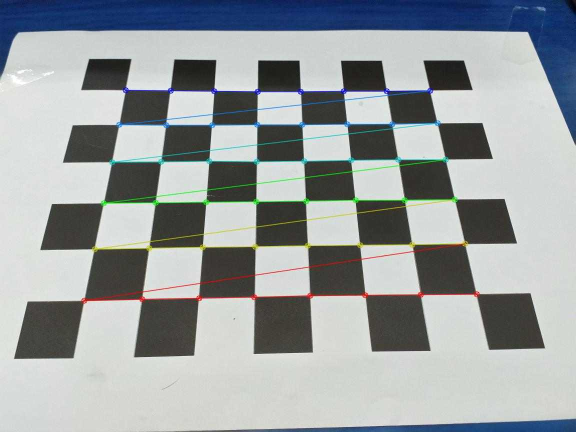
#> input picture Calibration/1.jpg, 1152 x 864 px, given in place of the camera (shown at 1/2 size)
$ python stereo.py   (older library calls are emulated)
#> lines starting #> are read from the running program, lines starting #| are printed output that depends on the picture
### stereo/stereoconfig.py
import numpy as np

# 双目相机参数
class stereoCamera(object):
    def __init__(self):
        # 左相机内参
        self.cam_matrix_left = np.array([[648.4796, 0.,     488.3924],
                                        [0.,    648.6570,   313.2836],
                                        [0.,    0.,         1.]])
        # 右相机内参
        self.cam_matrix_right =  np.array([[652.9726,   0.,         464.2637],
                                            [0.,        653.0288,   297.3112],
                                            [0.,        0.,         1.]])

        # 左右相机畸变系数:[k1, k2, p1, p2, k3]
        # [0.0399 0.0671 2.3760e-04 0.0051 -0.6079
        #
        #  0.0081 0.0725  2.7426e-05 0.0052 -0.1545

        self.distortion_l = np.array([[0.0399, 0.0671, 2.3760e-04, 0.0051, -0.6079]])
        self.distortion_r = np.array([[0.0081, 0.0725, 2.7426e-05, 0.0052, -0.1545]])

        # 旋转矩阵
        self.R = np.array([[    1,      0.0073,     0.0042],
                            [   -0.0072,    1,      -0.0060],
                            [   -0.0042,    0.0059,     1]])

        # 平移矩阵
        self.T = np.array([[-136.3173], [-0.5544], [-1.9182]])

        # 焦距
        self.focal_length = 650.8429000000001  # 默认值，一般取立体校正后的重投影矩阵Q中的 Q[2,3]

        # 基线距离
        self.baseline = 136.3173  # 单位：mm， 为平移向量的第一个参数（取绝对值）

### stereo/stereo.py
import cv2
import numpy as np
import time
import stereoconfig
# import pcl
# import pcl.pcl_visualization


# 预处理
# [17 lines left out: functions preprocess, undistortion, not called in this run]


# 获取畸变校正和立体校正的映射变换矩阵、重投影矩阵
# @param：config是一个类，存储着双目标定的参数:config = stereoconfig.stereoCamera()
def getRectifyTransform(height, width, config):
    # 读取内参和外参
    left_K = config.cam_matrix_left
    right_K = config.cam_matrix_right
    left_distortion = config.distortion_l
    right_distortion = config.distortion_r
    R = config.R
    T = config.T

    # 计算校正变换
    height = int(height)
    width = int(width)
    R1, R2, P1, P2, Q, roi1, roi2 = cv2.stereoRectify(left_K, left_distortion, right_K, right_distortion,
                                                      (width, height), R, T, alpha=0)

    map1x, map1y = cv2.initUndistortRectifyMap(left_K, left_distortion, R1, P1, (width, height), cv2.CV_32FC1)
    map2x, map2y = cv2.initUndistortRectifyMap(right_K, right_distortion, R2, P2, (width, height), cv2.CV_32FC1)

    return map1x, map1y, map2x, map2y, Q


# 畸变校正和立体校正
def rectifyImage(image1, image2, map1x, map1y, map2x, map2y):
    rectifyed_img1 = cv2.remap(image1, map1x, map1y, cv2.INTER_AREA)
    rectifyed_img2 = cv2.remap(image2, map2x, map2y, cv2.INTER_AREA)

    return rectifyed_img1, rectifyed_img2


# 立体校正检验----画线
def draw_line(image1, image2):
    # 建立输出图像
    height = max(image1.shape[0], image2.shape[0])
    width = image1.shape[1] + image2.shape[1]

    output = np.zeros((height, width, 3), dtype=np.uint8)
    output[0:image1.shape[0], 0:image1.shape[1]] = image1
    output[0:image2.shape[0], image1.shape[1]:] = image2

    for k in range(15):
        cv2.line(output, (0, 50 * (k + 1)), (2 * width, 50 * (k + 1)), (0, 255, 0), thickness=2,
                 lineType=cv2.LINE_AA)  # 直线间隔：100

    return output


# 视差计算
def disparity_SGBM(left_image, right_image, down_scale=False):
    # SGBM匹配参数设置
    if left_image.ndim == 2:
        img_channels = 1
    else:
        img_channels = 3
    blockSize = 3
    param = {'minDisparity': 0,
             'numDisparities': 128,
             'blockSize': blockSize,
             'P1': 8 * img_channels * blockSize ** 2,
             'P2': 32 * img_channels * blockSize ** 2,
             'disp12MaxDiff': 1,
             'preFilterCap': 63,
             'uniquenessRatio': 15,
             'speckleWindowSize': 400,
             'speckleRange': 2,
             'mode': cv2.STEREO_SGBM_MODE_SGBM_3WAY
             }

    # 构建SGBM对象
    sgbm = cv2.StereoSGBM_create(**param)
    # 计算视差图
    if down_scale == False:
        disparity_left = sgbm.compute(left_image, right_image)
        disparity_right = sgbm.compute(right_image, left_image)
    else:
        left_image_down = cv2.pyrDown(left_image)
        right_image_down = cv2.pyrDown(right_image)
        disparity_left = sgbm.compute(left_image_down, right_image_down)
        disparity_right = sgbm.compute(right_image_down, left_image_down)

    return disparity_left


# 将h×w×3数组转换为N×3的数组
# [52 lines left out: functions hw3ToN3, DepthColor2Cloud, select, not called in this run]


# [13 lines of commented-out code are left out]


if __name__ == '__main__':
    ix, iy = -1, -1
    cv2.namedWindow("camera")
    cv2.namedWindow("depth")
    cv2.setMouseCallback("depth",select)

    cap = cv2.VideoCapture(0)
    cap.set(3, 1600)
    cap.set(4, 600)  # 打开并设置摄像头

    height = 600
    width = 800
    # 读取相机内参和外参
    config = stereoconfig.stereoCamera()
    # 立体校正
    map1x, map1y, map2x, map2y, Q = getRectifyTransform(height, width, config)

    while True:
        ret, frame = cap.read()
#> frame is the input picture: shape (864, 1152, 3); mean B, G, R 160.4, 158.7, 153.2
        frame1 = frame[0:600, 0:800]
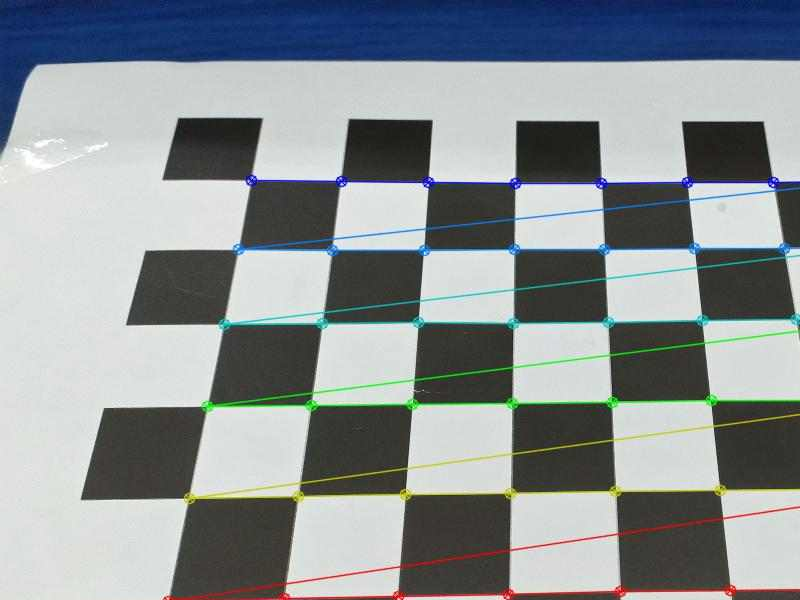
#> frame1: shape (600, 800, 3); mean B, G, R 149, 146.3, 139.8
        frame2 = frame[0:600, 800:1600]  # 割开双目图像
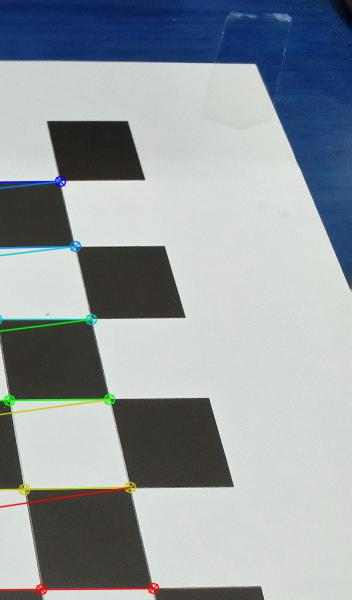
#> frame2: shape (600, 352, 3); mean B, G, R 160.9, 155.1, 148
        iml_rectified, imr_rectified = rectifyImage(frame1, frame2, map1x, map1y, map2x, map2y)
        line = draw_line(iml_rectified, imr_rectified)
#> after the loop in draw_line, `for k in range(15):`:
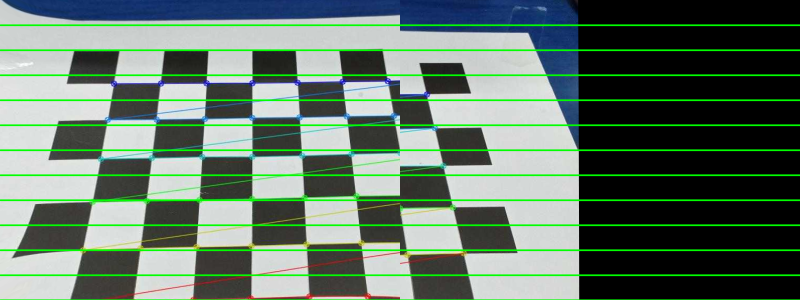
#> output: shape (600, 1600, 3) (shown at 1/2 size); mean B, G, R 103.3, 118.3, 97.5
        cv2.imshow("camera", line)
        imgL = cv2.cvtColor(iml_rectified, cv2.COLOR_BGR2GRAY)
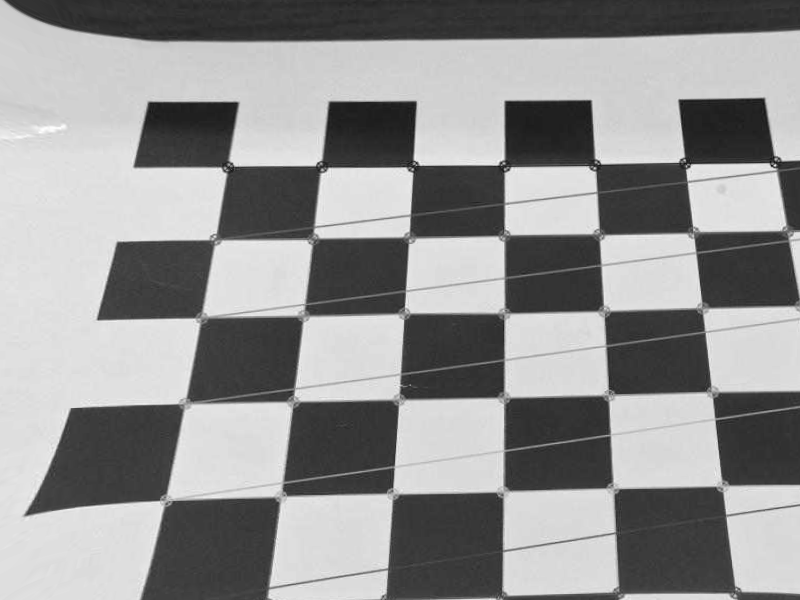
#> imgL: shape (600, 800); min 18, max 254, mean 147.2
        imgR = cv2.cvtColor(imr_rectified, cv2.COLOR_BGR2GRAY)
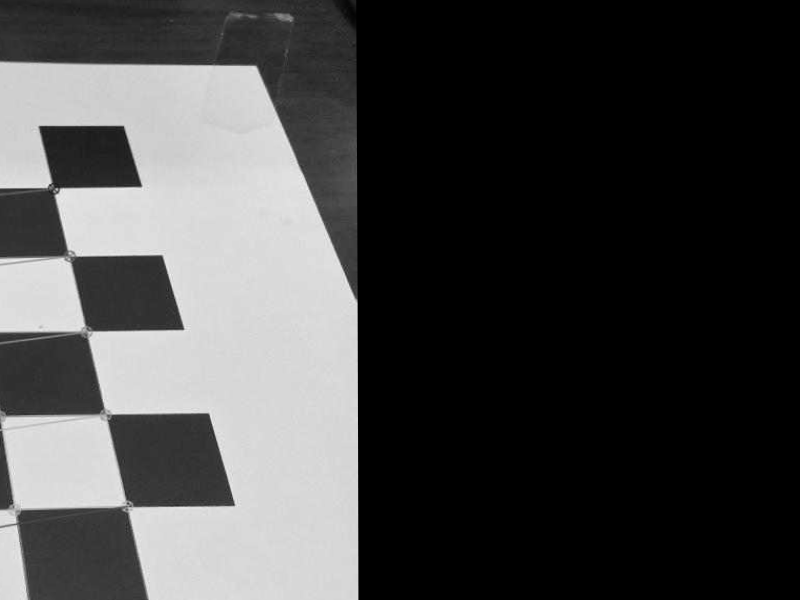
#> imgR: shape (600, 800); min 0, max 245, mean 68.8
        # 立体匹配
        disp = disparity_SGBM(iml_rectified, imr_rectified)  # 这里传入的是未经立体校正的图像，因为我们使用的middleburry图片已经是校正过的了
        dispnorm = disp
        disp[disp < 0] = 0
        dispnorm = cv2.normalize(disp, dispnorm, alpha=0, beta=255, norm_type=cv2.NORM_MINMAX, dtype=cv2.CV_8U)
        disp = np.divide(disp.astype(np.float32), 16.)  # 除以16得到真实视差（因为SGBM算法得到的视差是×16的）
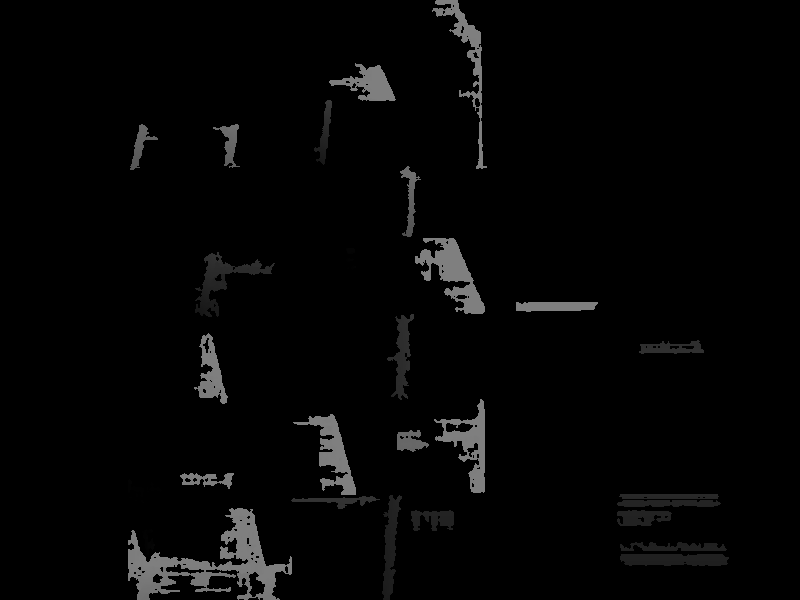
#> disp: shape (600, 800) float32; min 0, max 127, mean 5.2

        threeD = cv2.reprojectImageTo3D(disp.astype(np.float32), Q)
#> threeD: shape (600, 800, 3) float32; 94.35% of the values are NaN or infinite; the others: min -79374.3, max 165547.1, mean 968.4
        selectdis = threeD[iy:iy+100, ix:ix+100, 2]
#> selectdis = empty array
        selectdis[selectdis>99999] = 0
        # print(np.sum(selectdis))
        if np.sum(selectdis==0) != 10000:
            meandist = np.sum(selectdis)/(10000 - np.sum(selectdis==0))
#> meandist = 0
            print(str(meandist)[:8]+"mm")
#| 0.0mm

        cv2.rectangle(dispnorm, (ix, iy), (ix + 100, iy + 100), (255, 0, 0), 2)
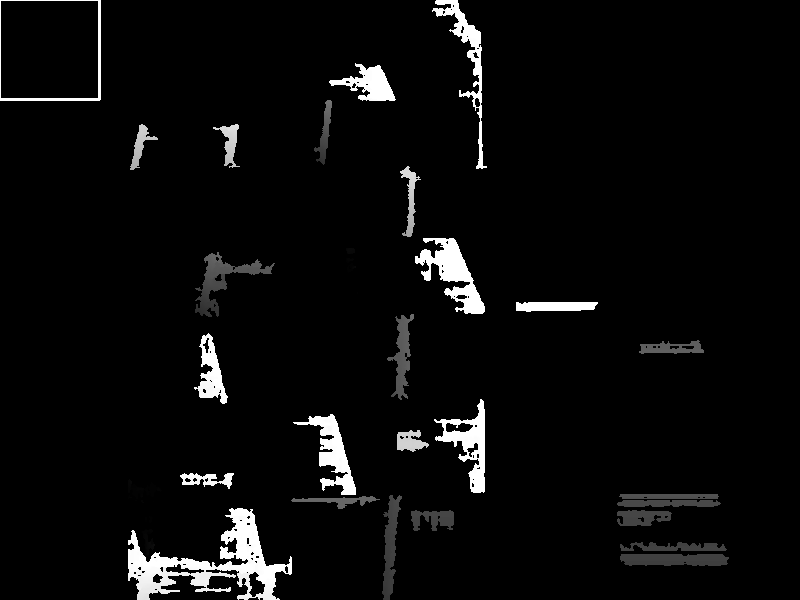
#> dispnorm: shape (600, 800); min 0, max 255, mean 10.8

        cv2.imshow("depth", dispnorm)  # 显示出修正畸变前后以及深度图的双目画面

        key = cv2.waitKey(1)
#> (key q is pressed here)
        if key == ord("q"):
            break
        elif key == ord("s"):
            cv2.imwrite("./snapshot/BM_left.jpg", imgL)
            cv2.imwrite("./snapshot/BM_right.jpg", imgR)
            cv2.imwrite("./snapshot/BM_depth.jpg", dispnorm)

    cap.release()
    cv2.destroyAllWindows()

$ run again, on Calibration/_2.jpg
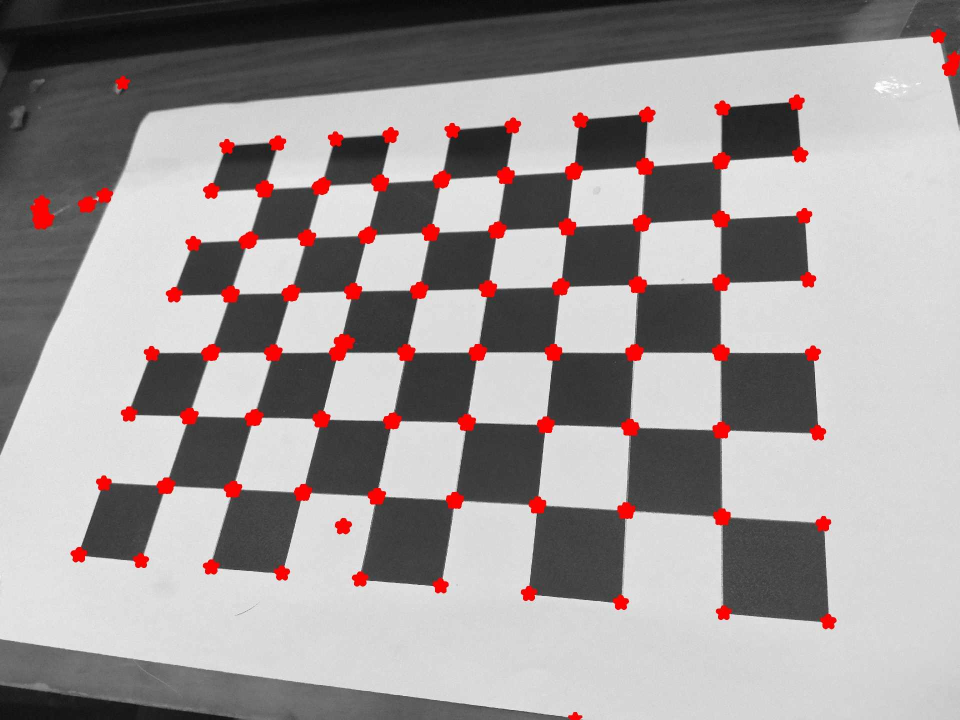
#> input picture Calibration/_2.jpg, 1920 x 1440 px, given in place of the camera (shown at 1/2 size)
#> frame is the input picture: shape (1440, 1920, 3); mean B, G, R 151.7, 151.8, 158.3
#> after the loop in draw_line, `for k in range(15):`:
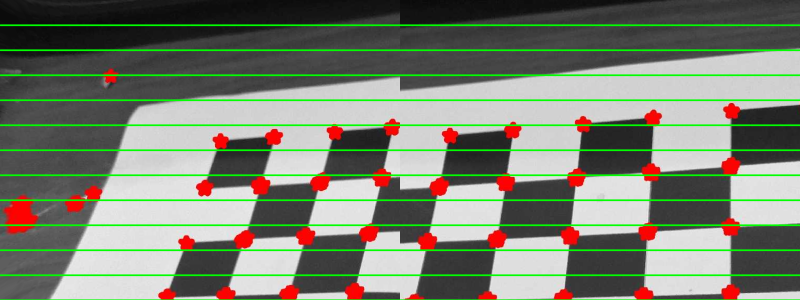
#> output: shape (600, 1600, 3) (shown at 1/2 size); mean B, G, R 112.1, 128.7, 120.9
#> threeD: shape (600, 800, 3) float32; 94% of the values are NaN or infinite; the others: min -81798, max 165547.1, mean 5177.4
#> selectdis = empty array
#> meandist = 0
#| 0.0mm
#> `cv2.rectangle(dispnorm, (ix, iy), (ix + 100, iy + 100), (255, 0, 0), 2)`:
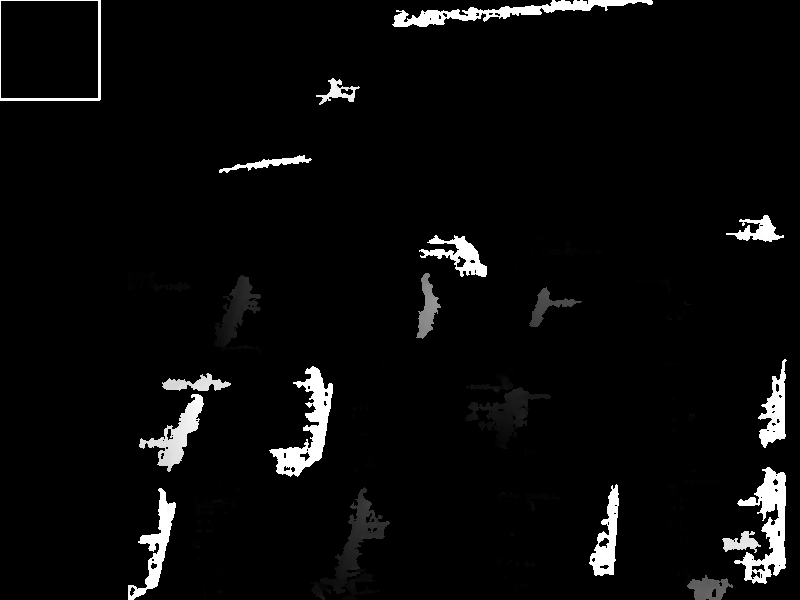
#> dispnorm: shape (600, 800); min 0, max 255, mean 9.8

$ run again, on Calibration/_3.jpg
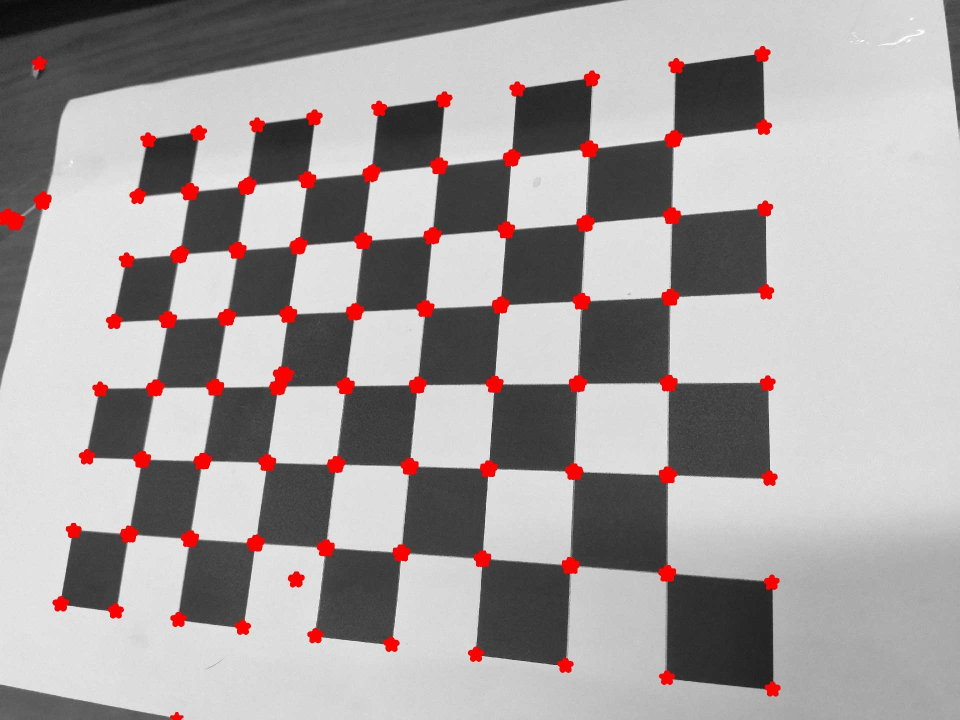
#> input picture Calibration/_3.jpg, 1920 x 1440 px, given in place of the camera (shown at 1/2 size)
#> frame is the input picture: shape (1440, 1920, 3); mean B, G, R 159.1, 159.1, 165.3
#> after the loop in draw_line, `for k in range(15):`:
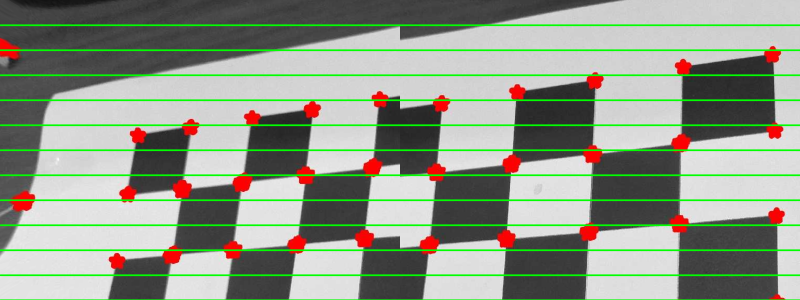
#> output: shape (600, 1600, 3) (shown at 1/2 size); mean B, G, R 136.5, 153.1, 143.5
#> threeD: shape (600, 800, 3) float32; 93.71% of the values are NaN or infinite; the others: min -59257.8, max 165547.1, mean 5085.1
#> selectdis = empty array
#> meandist = 0
#| 0.0mm
#> `cv2.rectangle(dispnorm, (ix, iy), (ix + 100, iy + 100), (255, 0, 0), 2)`:
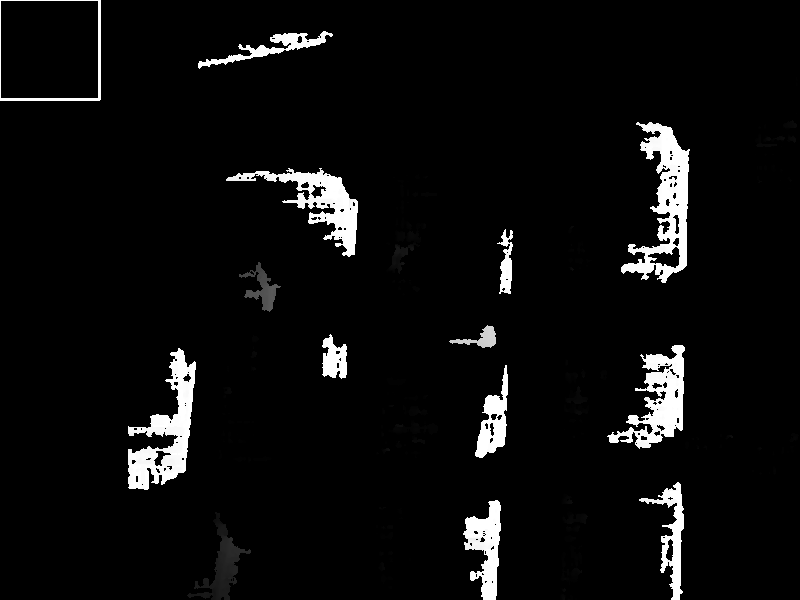
#> dispnorm: shape (600, 800); min 0, max 255, mean 12.6

$ run again, on Calibration/_4.jpg
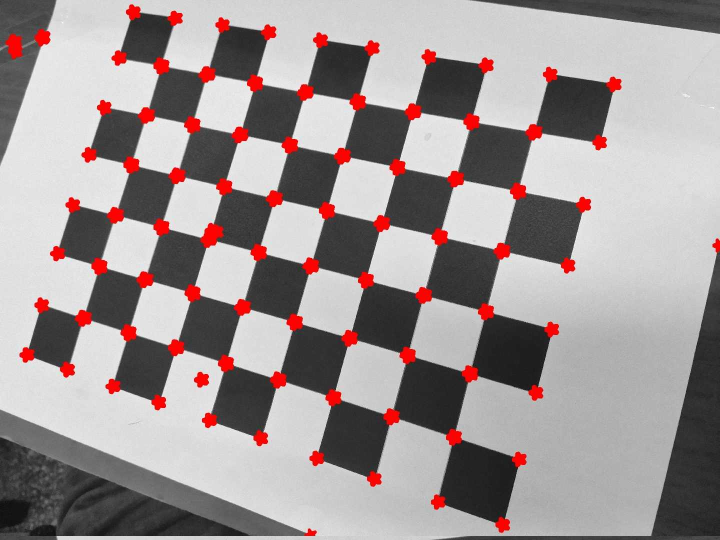
#> input picture Calibration/_4.jpg, 1440 x 1080 px, given in place of the camera (shown at 1/2 size)
#> frame is the input picture: shape (1080, 1440, 3); mean B, G, R 149.5, 149.6, 159.2
#> threeD: shape (600, 800, 3) float32; 95.47% of the values are NaN or infinite; the others: min -75011.7, max 165547.1, mean 2352.3
#> selectdis = empty array
#> meandist = 0
#| 0.0mm
#> `cv2.rectangle(dispnorm, (ix, iy), (ix + 100, iy + 100), (255, 0, 0), 2)`:
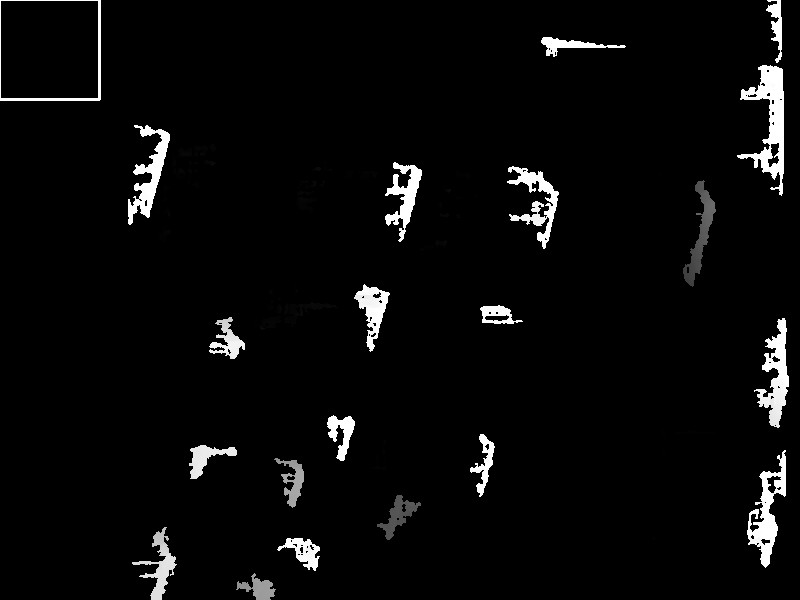
#> dispnorm: shape (600, 800); min 0, max 255, mean 9.5
